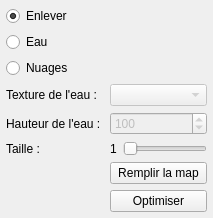
       <widget class="QWidget" name="tab_2">
        <attribute name="title">
         <string>Eau et nuages</string>
        </attribute>
        <layout class="QFormLayout" name="formLayout">
         <property name="leftMargin">
          <number>6</number>
         </property>
         <property name="topMargin">
          <number>6</number>
         </property>
         <property name="rightMargin">
          <number>6</number>
         </property>
         <property name="bottomMargin">
          <number>6</number>
         </property>
         <item row="0" column="0">
          <widget class="QRadioButton" name="editTerrainRemoveWater">
           <property name="text">
            <string>Enlever</string>
           </property>
           <property name="checked">
            <bool>true</bool>
           </property>
          </widget>
         </item>
         <item row="1" column="0">
          <widget class="QRadioButton" name="editTerrainWaterMode">
           <property name="text">
            <string>Eau</string>
           </property>
          </widget>
         </item>
         <item row="2" column="0">
          <widget class="QRadioButton" name="editTerrainCloudMode">
           <property name="text">
            <string>Nuages</string>
           </property>
          </widget>
         </item>
         <item row="3" column="0">
          <widget class="QLabel" name="label">
           <property name="text">
            <string>Texture de l'eau : </string>
           </property>
          </widget>
         </item>
         <item row="3" column="1">
          <widget class="QComboBox" name="editWaterComboBox">
           <property name="enabled">
            <bool>false</bool>
           </property>
          </widget>
         </item>
         <item row="4" column="0">
          <widget class="QLabel" name="label_2">
           <property name="text">
            <string>Hauteur de l'eau : </string>
           </property>
          </widget>
         </item>
         <item row="4" column="1">
          <widget class="QSpinBox" name="editWaterHeight">
           <property name="enabled">
            <bool>false</bool>
           </property>
           <property name="maximum">
            <number>255</number>
           </property>
           <property name="value">
            <number>100</number>
           </property>
          </widget>
         </item>
         <item row="7" column="1">
          <widget class="QPushButton" name="optimizeWater">
           <property name="text">
            <string>Optimiser</string>
           </property>
          </widget>
         </item>
         <item row="5" column="0">
          <widget class="QLabel" name="label_15">
           <property name="text">
            <string>Taille :</string>
           </property>
          </widget>
         </item>
         <item row="6" column="1">
          <widget class="QPushButton" name="waterFillMap">
           <property name="text">
            <string>Remplir la map</string>
           </property>
          </widget>
         </item>
         <item row="5" column="1">
          <layout class="QHBoxLayout" name="horizontalLayout_7">
           <item>
            <widget class="QLabel" name="label_21">
             <property name="text">
              <string>1</string>
             </property>
            </widget>
           </item>
           <item>
            <widget class="QSlider" name="editWaterSize">
             <property name="minimum">
              <number>1</number>
             </property>
             <property name="maximum">
              <number>8</number>
             </property>
             <property name="orientation">
              <enum>Qt::Horizontal</enum>
             </property>
            </widget>
           </item>
          </layout>
         </item>
        </layout>
       </widget>
